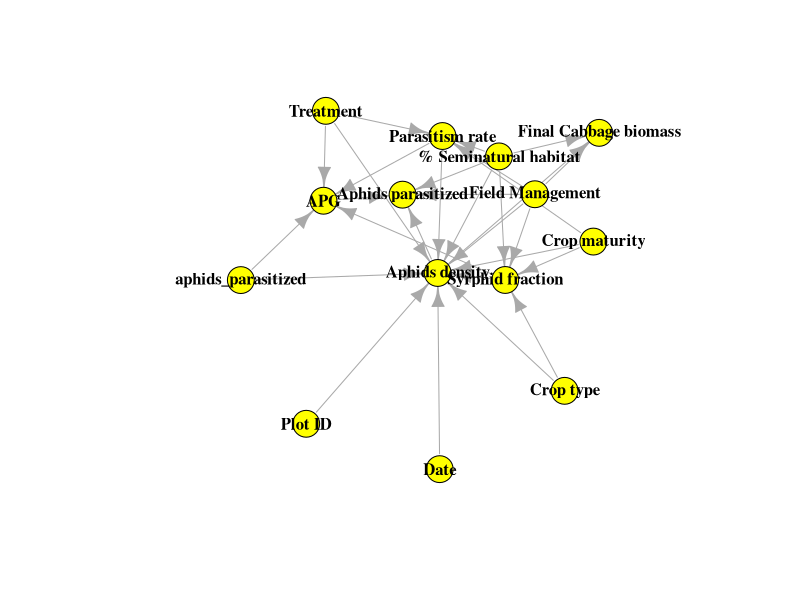
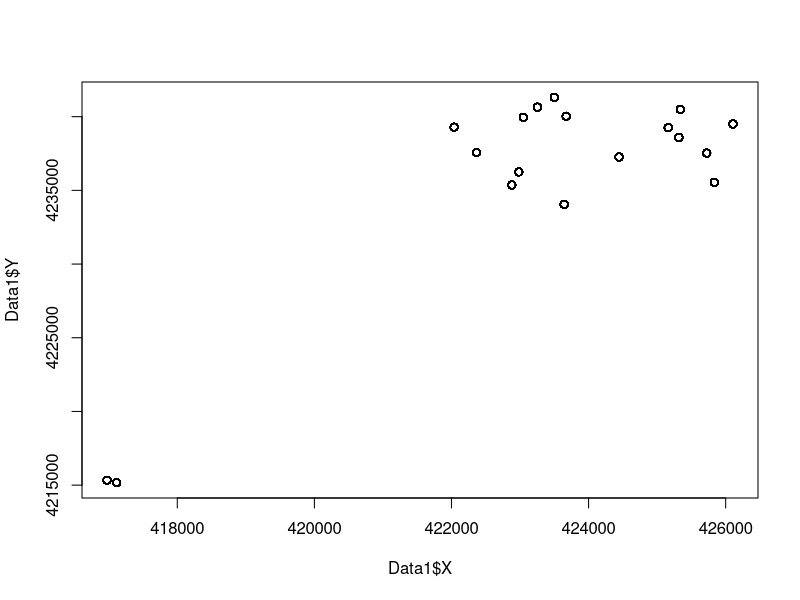
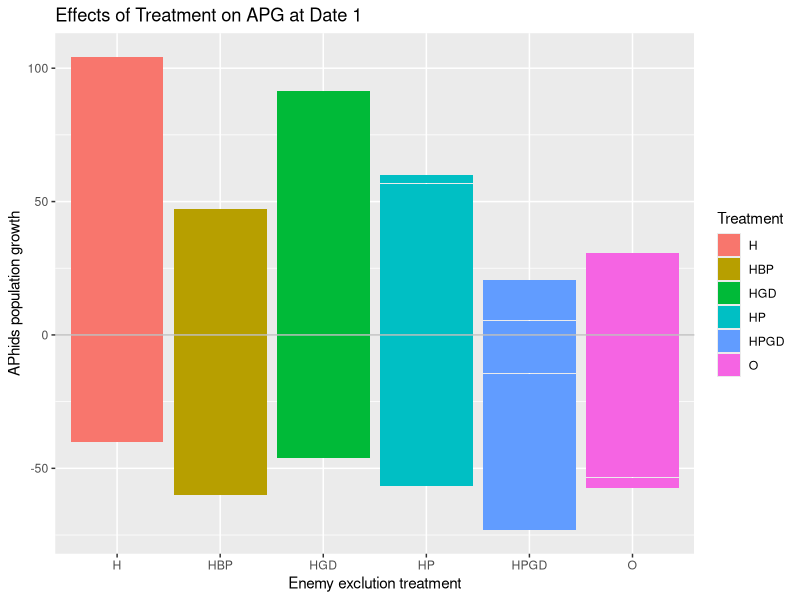
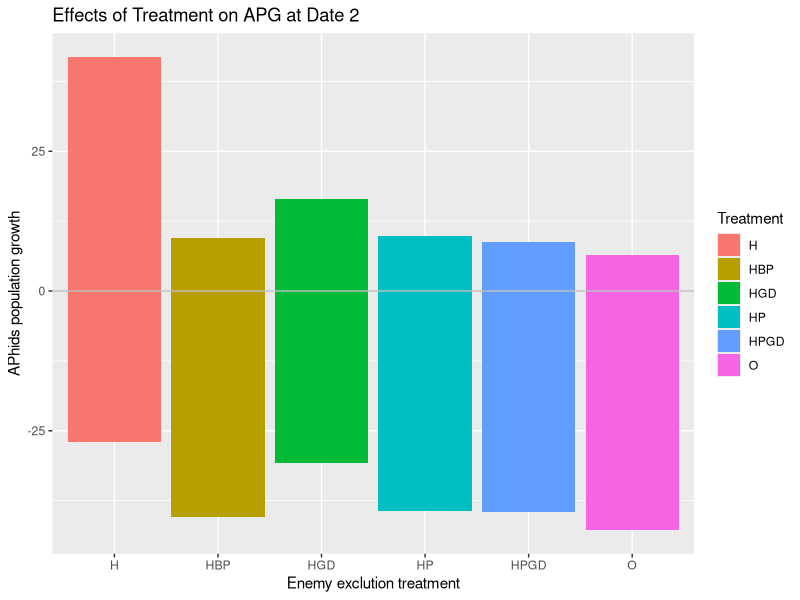
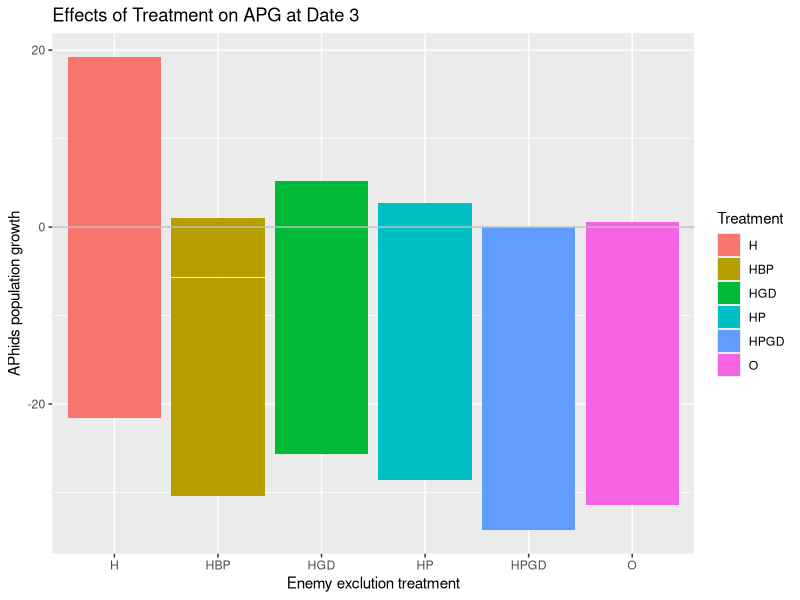
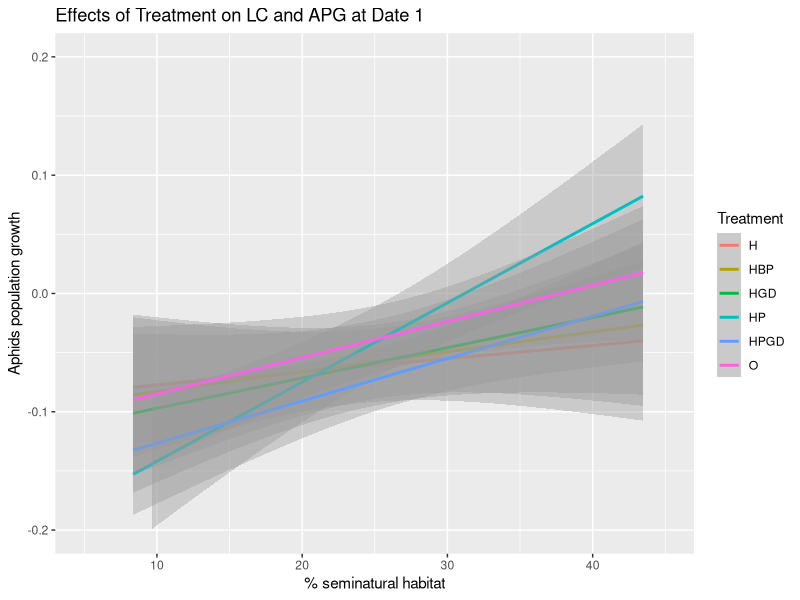
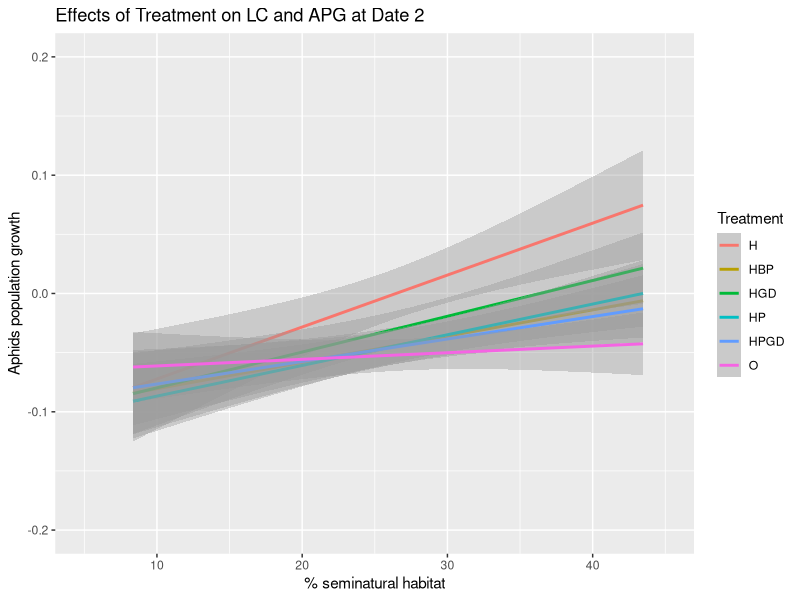
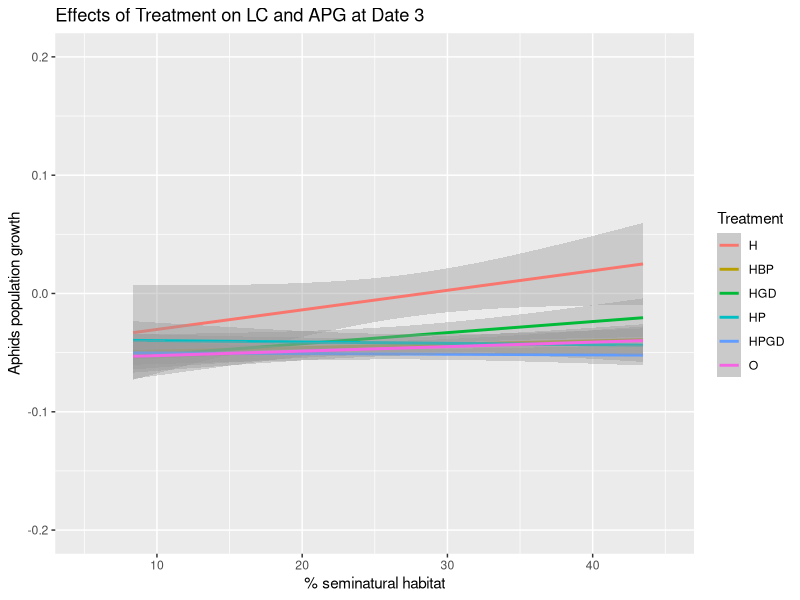

Generate these figures, in order, with R:
## ---- chunk 1
knitr::opts_chunk$set(echo = TRUE)
#install.packages("readxl")
#install.packages("igraph")
## ---- chunk 2
library(readxl)
library(igraph)
links <- read_excel("Relationships between variables.xlsx")
network <- graph_from_data_frame(d = links, directed = T) 
plot(network, vertex.color = "yellow", edge.arrow.size = 1, vertex.label.font = 2, vertex.label.color = "black")
## ---- chunk 3
Data1 <- read.table("Project data.csv", header = TRUE, dec = ",", sep = ";")
plot(Data1$X, Data1$Y)
## ---- chunk 4
#import data file
library(readr)
Data1 <- read.table("Project data.csv", header = TRUE, dec = ",", sep =";")

###dataframe for sampling date1 
DATE1 <- Data1[Data1$Date == "1", ]
DATE1_700 <- subset(DATE1, DATE1$BUFF_DIST == "700")

## ---- chunk 5
#calculate the aphids population growth at date1
logNaphids_D1_bar <- log(DATE1$aphid_live+1) - log(DATE1$aphidsinoculated_init+1) 
APG_D1_bar <- logNaphids_D1_bar/10
#dataframe for seminatural habitat and aphids population growth at date1 
DATE1APG_bar <- data.frame(DATE1,APG_D1_bar)
## ---- chunk 6
#plot
library(ggplot2)
Bar_APGD1 <- ggplot(DATE1APG_bar, aes(x = Treatment, y = APG_D1_bar, fill = Treatment))
Bar_APGD1 <- Bar_APGD1 + geom_bar(stat = "identity")
Bar_APGD1 <- Bar_APGD1 + labs(x= "Enemy exclution treatment", y="APhids population growth", title = "Effects of Treatment on APG at Date 1")
Bar_APGD1 <- Bar_APGD1 + geom_hline(yintercept=0, colour="grey") 
#Bar_APGD1 <- Bar_APGD1 + ylim(-0.1 , 0.15)
plot(Bar_APGD1)
## ---- chunk 7
####dataframe for sampling date2
DATE2 <- Data1[Data1$Date == "2", ]
DATE2_700 <- subset(DATE2, DATE2$BUFF_DIST == "700")

#Bar graph
#calculate the aphids population growth at date1
logNaphids_D2_bar <- log(DATE2$aphid_live+1) - log(DATE2$aphidsinoculated_init+1) 
APG_D2_bar <- logNaphids_D2_bar/20

#dataframe for seminatural habitat and aphids population growth at date1 
DATE2APG_bar <- data.frame(DATE2,APG_D2_bar)

#plot
Bar_APGD2 <- ggplot(DATE2APG_bar, aes(x = Treatment, y = APG_D2_bar, fill = Treatment))
Bar_APGD2 <- Bar_APGD2 + geom_bar(stat = "identity")
Bar_APGD2 <- Bar_APGD2 + labs(x= "Enemy exclution treatment", y="APhids population growth", title = "Effects of Treatment on APG at Date 2")
Bar_APGD2 <- Bar_APGD2 + geom_hline(yintercept=0, colour="grey") 
plot(Bar_APGD2)

## ---- chunk 8
####dataframe for sampling date3
DATE3 <- Data1[Data1$Date == "3", ]
DATE3_700 <- subset(DATE3, DATE3$BUFF_DIST == "700")

#calculate the aphids population growth at date1
logNaphids_D3_bar <- log(DATE3$aphid_live+1) - log(DATE3$aphidsinoculated_init+1) 
APG_D3_bar <- logNaphids_D3_bar/30

#dataframe for seminatural habitat and aphids population growth at date1 
DATE3APG_bar <- data.frame(DATE3,APG_D3_bar)

#plot
Bar_APGD3 <- ggplot(DATE3APG_bar, aes(x = Treatment, y = APG_D3_bar, fill = Treatment))
Bar_APGD3 <- Bar_APGD3 + geom_bar(stat = "identity")
Bar_APGD3 <- Bar_APGD3 + labs(x= "Enemy exclution treatment", y="APhids population growth", title = "Effects of Treatment on APG at Date 3")
Bar_APGD3 <- Bar_APGD3 + geom_hline(yintercept=0, colour="grey") 
plot(Bar_APGD3)


## ---- chunk 9
#calculate the aphids population growth at date1  
logNaphids_D1_line <- log(DATE1_700$aphid_live+1) - log(DATE1_700$aphidsinoculated_init+1) 
APG_D1_line <- logNaphids_D1_line/10 
## ---- chunk 10
#dataframe for seminatural habitat and aphids population growth at date1   
DATE1APG_line <- data.frame(DATE1_700,APG_D1_line)  
## ---- chunk 11
#barplot for % Seminatural habitat and APhid population growth
Line_APGD1 <- ggplot(DATE1APG_line, aes(x = Pt.seminatural, y = APG_D1_line, color = Treatment))
Line_APGD1 <- Line_APGD1 + labs(x= "% seminatural habitat", y="Aphids population growth", title = "Effects of Treatment on LC and APG at Date 1")
Line_APGD1 <- Line_APGD1 + geom_smooth(method = "lm")
Line_APGD1 <- Line_APGD1 +xlim(5,45) +ylim(-0.2 , 0.2)
print(Line_APGD1)
## ---- chunk 12
#calculate the aphids population growth at date1
logNaphids_D2_line <- log(DATE2_700$aphid_live+1) - log(DATE2_700$aphidsinoculated_init+1) 
APG_D2_line <- logNaphids_D2_line/20

#dataframe for seminatural habitat and aphids population growth at date1 
DATE2APG_line <- data.frame(DATE2_700,APG_D2_line)

#barplot for % Seminatural habitat and APhid population growth
Line_APGD2 <- ggplot(DATE2APG_line, aes(x = Pt.seminatural, y = APG_D2_line, color = Treatment))
Line_APGD2 <- Line_APGD2 + labs(x= "% seminatural habitat", y="Aphids population growth", title = "Effects of Treatment on LC and APG at Date 2")
# for scatter plot: use geom_point()
Line_APGD2 <- Line_APGD2 + geom_smooth(method = "lm")
Line_APGD2 <- Line_APGD2 +xlim(5,45) +ylim(-0.2 , 0.2)
print(Line_APGD2)
## ---- chunk 13
#calculate the aphids population growth at date1
logNaphids_D3_line <- log(DATE3_700$aphid_live+1) - log(DATE3_700$aphidsinoculated_init+1) 
APG_D3_line <- logNaphids_D3_line/30

#dataframe for seminatural habitat and aphids population growth at date1 
DATE3APG_line <- data.frame(DATE3_700,APG_D3_line)

#barplot for % Seminatural habitat and APhid population growth
Line_APGD3 <- ggplot(DATE3APG_line, aes(x = Pt.seminatural, y = APG_D3_line, color = Treatment))
Line_APGD3 <- Line_APGD3 + labs(x= "% seminatural habitat", y="Aphids population growth", title = "Effects of Treatment on LC and APG at Date 3")
# for scatter plot: use geom_point()
Line_APGD3 <- Line_APGD3 + geom_smooth(method = "lm")
Line_APGD3 <- Line_APGD3 +xlim(5,45) +ylim(-0.2 , 0.2)
print(Line_APGD3)

## ---- chunk 14
#dataframe for sampling date1 
DATE1 <- Data1[Data1$Date == "1", ]
DATE1_200 <-  subset(DATE1, DATE1$BUFF_DIST == "200")

# parasitism rate 
PR_D1_bar　<- DATE1$aphid_parasitized/(DATE1$aphid_live + DATE1$aphid_parasitized)

#add parasitism rate to the dataframe 
DATE1PR_bar <- data.frame(DATE1,PR_D1_bar)

#plot
Bar_PRD1 <- ggplot(DATE1PR_bar, aes(x = Treatment, y = PR_D1_bar, fill = Treatment))
Bar_PRD1 <- Bar_PRD1 + geom_bar(stat = "identity")
Bar_PRD1 <- Bar_PRD1 + labs(x= "Enemy exclution treatment", y="Parasitism rate", title = "Effects of Treatment on PR at Date 1")
plot(Bar_PRD1)

## ---- chunk 15
# parasitism rate 
PR_D2_bar　<- DATE2$aphid_parasitized/(DATE2$aphid_live + DATE2$aphid_parasitized)

#dataframe including PR
DATE2PR_bar <- data.frame(DATE2,PR_D2_bar)

#plot
Bar_PRD2 <- ggplot(DATE2PR_bar, aes(x = Treatment, y = PR_D2_bar, fill = Treatment))
Bar_PRD2 <- Bar_PRD2 + geom_bar(stat = "identity")
Bar_PRD2 <- Bar_PRD2 + labs(x= "Enemy exclution treatment", y="Parasitism rate", title = "Effects of Treatment on PR at Date 2")
plot(Bar_PRD2)

## ---- chunk 16
# parasitism rate - Treatment
PR_D3_bar　<- DATE3$aphid_parasitized/(DATE3$aphid_live + DATE3$aphid_parasitized)

#dataframe including parasitism rate at date3 
DATE3PR_bar <- data.frame(DATE3,PR_D3_bar)

#plot 
Bar_PRD3 <- ggplot(DATE3PR_bar, aes(x = Treatment, y = PR_D3_bar, fill = Treatment))
Bar_PRD3 <- Bar_PRD3 + geom_bar(stat = "identity")
Bar_PRD3 <- Bar_PRD3 + labs(x= "Enemy exclution treatment", y="Parasitism rate", title = "Effects of Treatment on PR at Date 3")
plot(Bar_PRD3)

## ---- chunk 17
Data1 <- read.table("Project data.csv", header = TRUE, dec = ",", sep =";")
Date_1 <- Data1[Data1$Date == "1", ]
syrphid_fraction <- (Date_1$syrphidl_p /((Date_1$aphid_live)+(Date_1$syrphidl_p)))
Date_1$syrphid_fraction <- syrphid_fraction

Date1buff <- subset(Date_1, BUFF_DIST ==900)

# lm using Date_1
lm1 <- lm(Date1buff$syrphid_fraction ~ Date1buff$Pt.seminatural)

# ggplot using Date1buff
ggplot(Date1buff, aes(x= Pt.seminatural, y= syrphid_fraction, 
                   color = Treatment)) +
  geom_jitter()+
  geom_smooth(method="exp")
## ---- chunk 18
#barplot using Date_1
G1 <- ggplot(Date_1, aes(x= Treatment, y= syrphid_fraction, fill = Treatment))+
  geom_bar(stat="identity")+
  labs(x="Treatment", y="Syrphid fraction", title="Effect of NE treatment on syrphid fraction at Date 1")
print(G1)
## ---- chunk 19
# lm using Date_2
Date_2 <- Data1[Data1$Date == "2", ]
syrphid_fraction <- (Date_2$syrphidl_p /((Date_2$aphid_live)+(Date_2$syrphidl_p)))
Date_2$syrphid_fraction <- syrphid_fraction

Date2buff <- subset(Date_2, BUFF_DIST ==900)

lm1 <- lm(Date_2$syrphid_fraction ~ Date_2$Pt.seminatural)

# ggplot using Date2buff
ggplot(Date2buff, aes(x= Pt.seminatural, y= syrphid_fraction, 
                      color = Treatment)) +
  geom_jitter()+
  geom_smooth(method="exp")
## ---- chunk 20
#barplot using Date_2
G1 <- ggplot(Date_2, aes(x= Treatment, y= syrphid_fraction, fill = Treatment))+
  geom_bar(stat="identity")+
  labs(x="Treatment", y="Syrphid fraction", title="Effect of NE treatment on syrphid fraction at Date 2")
print(G1)

## ---- chunk 21
Date_3 <- Data1[Data1$Date == "3", ]
syrphid_fraction <- (Date_3$syrphidl_p /((Date_3$aphid_live)+(Date_3$syrphidl_p)))
Date_3$syrphid_fraction <- syrphid_fraction

Date3buff <- subset(Date_3, BUFF_DIST ==900)


# lm using Date_3
lm1 <- lm(Date_3$syrphid_fraction ~ Date_3$Pt.seminatural)

# ggplot using Date3buff
ggplot(Date3buff, aes(x= Pt.seminatural, y= syrphid_fraction, 
                      color = Treatment)) +
  geom_jitter()+
  geom_smooth(method="exp")
## ---- chunk 22
#barplot using Date_3
G1 <- ggplot(Date_3, aes(x= Treatment, y= syrphid_fraction, fill = Treatment))+
  geom_bar(stat="identity")+
  labs(x="Treatment", y="Syrphid fraction", title="Effect of NE treatment on syrphid fraction at Date 3")
print(G1)

# one inconsistency: second highest number should not be HPGD, but HGD according to the article. 

